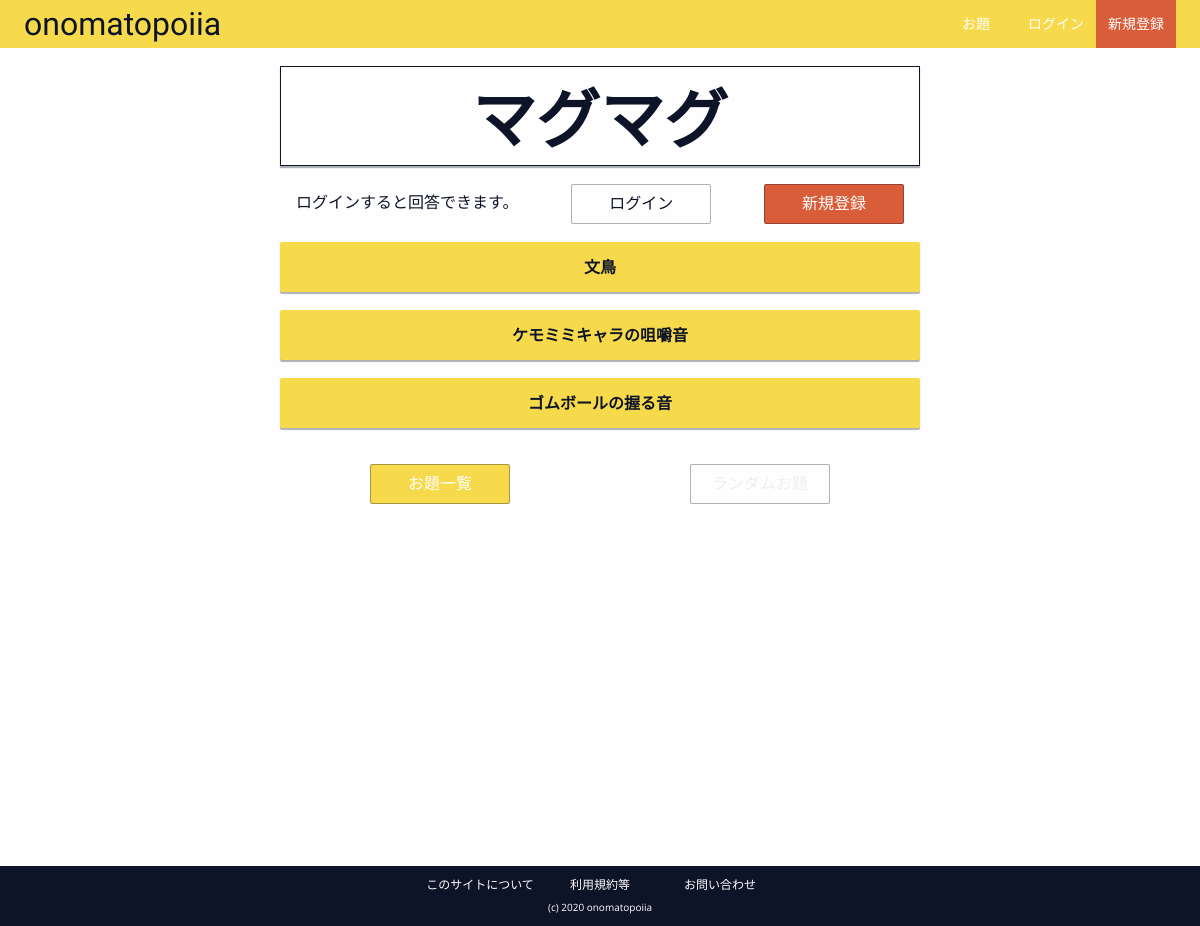
Page /odai/1/ on the committed database.
### onomato/models.py (models this page shows, shortened)
class Odai(models.Model):
    odai_text = models.CharField(max_length=4)
    pub_date = models.DateTimeField('date published')

class Answer(models.Model):
    odai = models.ForeignKey(Odai, on_delete=models.CASCADE)
    answer_text = models.CharField(max_length=50, null=False)
    pub_date = models.DateTimeField('date published')

### onomato/views.py (the view)
# urls.py: path('odai/<int:odai_id>/', views.odai_detail, name='odai_detail'),
def odai_detail(request, odai_id):
    odai = Odai.objects.get(id=odai_id)
    is_login = request.user.is_authenticated
    if request.method == 'POST':
        form = AnswerForm(request.POST)
        if form.is_valid():
            answer = form.save(commit=False)  # フォームの内容を保存(DBには反映しない)
            answer.odai = odai
            answer.pub_date = timezone.now()
            answer.save()  # 再び保存(DBに反映)
            return redirect(f'/odai/{odai_id}')
        else:
            form = AnswerForm()
            context = {'odai': odai, 'form': form, 'is_login': is_login}
            return render(request, 'odai_detail.html', context)
    else:
        context = {'odai': odai, 'is_login': is_login}
        return render(request, 'odai_detail.html', context)

### templates/odai_detail.html (shortened to what this page needs)
{% extends 'base.html' %} {% load static %} {% block link %}
<link rel="stylesheet" href="{% static '/css/odai_detail.css' %}" />
{% endblock %} {% block content %}
<div class="main__kaitou">
  <div class="main__kaitou__odai">
    <h2 class="main__kaitou__odai-text">{{ odai.odai_text }}</h2>
  </div>
  {% if is_login %}
  <form action="" method="POST" class="main__kaitou__form">
    {% csrf_token %}
    <label for="answer_text">これはなに？</label>
    <input
      type="text"
      id="answer_text"
      name="answer_text"
      class="main__kaitou__form__text"
      placeholder="20文字まで"
      maxlength="20"
      required
      autofocus
    />
    <input type="submit" value="送信" class="main__kaitou__form__submit" />
    {% else %}
    <div class="main__kaitou__not-login">
      <p class="main__kaitou__not-login__text">ログインすると回答できます。</p>
      <a href="{% url 'login' %}" class="main__kaitou__not-login__login-link">
        ログイン
      </a>
      <a
        href="{% url 'accounts:signup' %}"
        class="main__kaitou__not-login__signup-link"
      >
        新規登録
      </a>
    </div>
    {% endif %}
  <div class="main__kaitou__kaitous">
    {% if odai.answer_set.all %} {% for q in odai.answer_set.all %}
    <div class="main__kaitou__kaitous__kaitou">
      <p>{{q.answer_text}}</p>
    </div>
    {% endfor %} {% else %}
    <div class="main__kaitou__no-kaitou-message">
      <p>まだ概念がありません。</p>
      <p>あなたが第一人者になろう！</p>
    </div>
    {% endif %}
  </div>
  <div class="main__kaitou__links">
    <a
      href="{% url 'onomato:odai_index' %}"
      class="main__kaitou__links__odai-link"
      >お題一覧</a
    >
    <a href="#" class="main__kaitou__links__odai-link disabled">ランダムお題</a>
  </div>
</div>
{% endblock %}

### static/css/base.css (style rules this page uses)
* { font-family: "Open Sans", "M PLUS 1p", cursive; }
body { background-color: #fefefe; color: #0e1428; font-size: 16px; }

### static/css/odai_detail.css (style rules this page uses)
.main__kaitou__odai { border: 1px solid #0e1428; box-shadow: 0 2px 1px 0 #0e142855; display: grid; margin: 18px 0; place-items: center; height: 100px; }
.main__kaitou__odai-text { font-family: "Koharuiro"; font-size: 64px; font-weight: bold; margin: 18px 0; }
.main__kaitou__not-login { display: flex; justify-content: space-between; margin: 18px 16px 18px 16px; }
.main__kaitou__not-login__text { line-height: 36px; }
.main__kaitou__not-login__signup-link { background-color: #d95d39; border: 1px solid #0e142855; border-radius: 2px; color: #fefefe; display: block; line-height: 32px; height: 40px; padding: 2px 8px; text-align: center; transition: background-color 0.2s; width: 140px; }
.main__kaitou__not-login__login-link { background-color: #fefefe; border: 1px solid #0e142855; border-radius: 2px; display: block; height: 40px; line-height: 32px; padding: 2px 8px; text-align: center; transition: background-color 0.2s; width: 140px; }
.main__kaitou__kaitous__kaitou { background-color: #f7d94c; border-radius: 2px; box-shadow: 0 2px 1px 0 #0e142855; display: grid; font-weight: 800; margin: 18px 0; place-items: center; height: 50px; }
.main__kaitou__links { display: flex; }
.main__kaitou__links__odai-link { background-color: #f7d94c; border: 1px solid #0e142855; border-radius: 2px; color: #fefefe; display: block; height: 40px; line-height: 32px; margin: 18px auto; padding: 2px 8px; text-align: center; transition: background-color 0.2s; width: 140px; }
.main__kaitou__links__odai-link.disabled { background-color: #fefefe; color: #eee; cursor: default; transition: none; }

### rows in the picture
Odai: odai_text "マグマグ"
Answer: answer_text "文鳥"
Answer: answer_text "ケモミミキャラの咀嚼音"
Answer: answer_text "ゴムボールの握る音"
